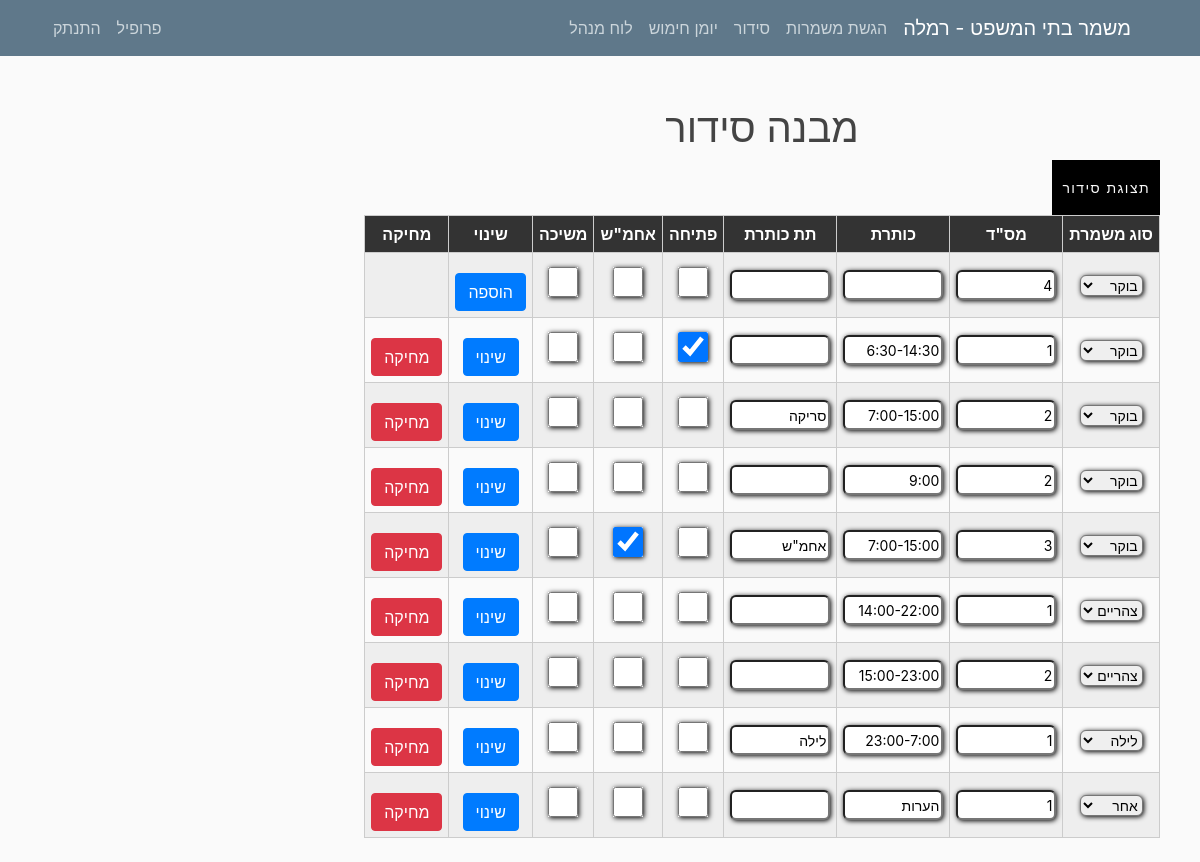
The page /organization/design/ (signed in) on the database as committed earlier.
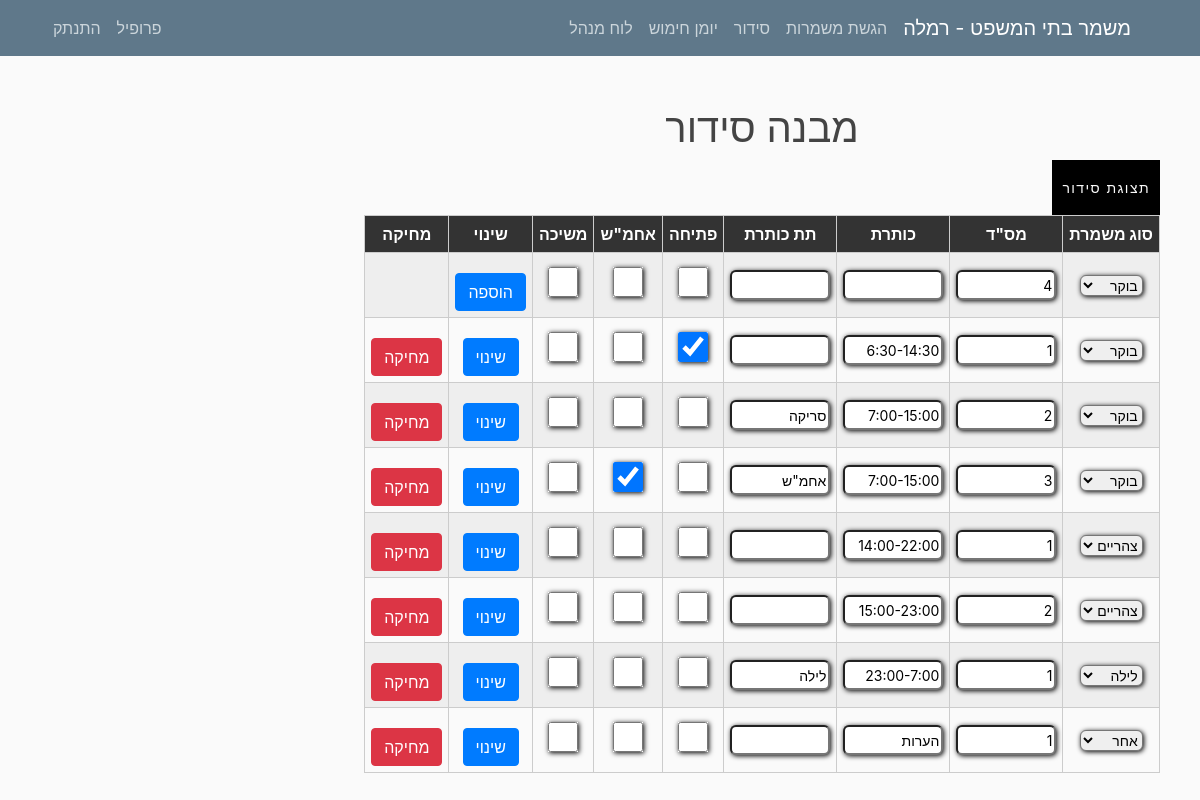
The same page on the database as committed later.
### mishmar/models.py (models this page shows, shortened)
class Settings(models.Model):
    submitting = models.BooleanField(default=True, verbose_name="ניתן להגיש/לשנות הגשות")
    pin_code = models.IntegerField(default=1234, verbose_name="קוד זיהוי")
    officer = models.CharField(max_length=20, verbose_name="קצין מתקן")
    city = models.CharField(max_length=100, verbose_name="עיר")
    max_seq0 = models.IntegerField(default=2, verbose_name="מספר רצפים מקסימלי לילה לצהריים")
    max_seq1 = models.IntegerField(default=2, verbose_name="מספר רצפים מקסימלי צהריים לבוקר")
    version = models.CharField(max_length=10, default="1.0", verbose_name="גרסה")
    friday_morning = models.BooleanField(default=False, verbose_name="שישי בוקר נחשב במינימום הגשות?", blank=True)
    friday_noon = models.BooleanField(default=False, verbose_name="שישי בצהריים נחשב במינימום הגשות?", blank=True)
    num_mags = models.PositiveIntegerField(default=3, verbose_name="מספר מחסניות")
    hand_cuffs = models.PositiveIntegerField(default=8, verbose_name="מספר אזיקים")
    num_mag_cases = models.PositiveIntegerField(default=8, verbose_name="מספר פונדות")
    num_gun_cases = models.PositiveIntegerField(default=8, verbose_name="מספר נרתיקים")

class OrganizationShift(models.Model):
    title = models.CharField(max_length=200, verbose_name="משמרת")
    index = models.IntegerField(default=1, verbose_name="מספר משמרת")
    shift_num = models.IntegerField(default=1, verbose_name="סוג משמרת")
    sub_title = models.CharField(max_length=200, verbose_name="כותרת משמרת", blank=True, null=True)
    opening = models.BooleanField(default=False, verbose_name="פתיחה", blank=True)
    manager = models.BooleanField(default=False, verbose_name="אחמש", blank=True)
    pull = models.BooleanField(default=False, verbose_name="משיכה", blank=True)
    class Meta:
        verbose_name = "משמרת מבנה סידור"
        verbose_name_plural = "משמרות מבנה סידור"

### users/models.py (models this page shows, shortened)
class UserSettings(models.Model):
    user = models.OneToOneField(User, on_delete=models.CASCADE)
    nickname = models.CharField(default="אין", max_length=20, verbose_name="כינוי", blank=True)
    night = models.IntegerField(default=0, verbose_name="לילה")
    sat_night = models.IntegerField(default=0, verbose_name="שישי לילה/מוצ\"ש")
    fri_noon = models.IntegerField(default=0, verbose_name="שישי צהריים")
    sat_morning = models.IntegerField(default=0, verbose_name="שבת בוקר/צהריים")
    image = models.TextField(default="", verbose_name="תמונה", blank=True)
    sat = models.BooleanField(default=False, verbose_name="עושה רק מוצ\"ש")
    language = models.CharField(default="hebrew", max_length=30, verbose_name="שפה")
    class Meta:
        verbose_name = "הגדרות משתמש"
        verbose_name_plural = "הגדרות משתמשים"

### mishmar/decorators.py (the view)
    def wrap(request, *args, **kwargs):
        user = User.objects.get(id=request.user.id)
        if user.groups.filter(name='staff').exists():
            return function(request, *args, **kwargs)
        else:
            raise PermissionDenied

### mishmar/views.py (called while the page is built, shortened)
@user_staff_permission
def organization_shift_view(request):
    context = {}
    days = []
    for x in range(7):
        days.append(datetime.date.today() + datetime.timedelta(days=x))
    shifts = OrganizationShift.objects.all().order_by('shift_num', 'index')
    if shifts.filter(shift_num=1).count() > 0:
        last_index = shifts.filter(shift_num=1).order_by('index').last().index + 1
    else:
        last_index = 1
    context = {
        "shifts": shifts,
        "days": days,
        "last_index": last_index
    }
    return render(request, 'mishmar/organization_shift.html', context)

@register.filter
def get_city(string):
    settings = Settings.objects.all().first()
    return settings.city

@register.filter
def isStaff(user):
    return user.groups.filter(name='staff').exists()

@register.filter
def getmonth(month):
    letter = month.lower()[0]
    if (letter >= 'a' and letter <= 'z'):
        return month
    else:
        months_he = ["ינו", "פבר", "מרץ", "אפר", "מאי", "יונ", "יול", "אוג", "ספט", "אוק", "נוב", "דצמ"]
        months = ["jan", "feb", "mar", "apr", "may", "jun", "jul", "aug", "sep", "oct", "nov", "dec"]
        return months[months_he.index(month)]

@register.filter
def getday(string):
    letter = datetime.datetime.now().strftime("%b").lower()[0]
    if (letter >= 'a' and letter <= 'z'):
        return datetime.datetime.now()
    return datetime.datetime.now()

@register.filter(name="translate_text")
def translate_text(text, user, from_language="hebrew"):
    if user.is_authenticated:
        user_settings = USettings.objects.all().filter(user=user).first()
        if from_language != user_settings.language:
            langs_dict = GoogleTranslator.get_supported_languages(as_dict=True)
            translator = GoogleTranslator(source='auto', target=langs_dict[user_settings.language])
            return translator.translate(text).capitalize()
    return text

@register.filter
def get_base_string(user, num):
    return translate_text(base_strings[int(num)], user, "hebrew")

### mishmar/templates/mishmar/organization_shift.html (shortened to what this page needs)
{% extends "mishmar/base.html" %}
{% block content %}
<ul style="padding-left: 100px; padding-right: 10px">
        <h1>מבנה סידור</h1>
        <div class="row" style="margin-right: 0px;">
            <div>
        <form method="POST">
        <button class="but effect01" type="submit" name="view_org"><span>תצוגת סידור</span></button>
    </form>
</div>
</div>
        <table class="responsive-table-input-matrix" style="align-items: center">
            <thead>
            <tr>
                <th>סוג משמרת</th>
                <th>מס"ד</th>
                <th>כותרת</th>
                <th>תת כותרת</th>
                <th>פתיחה</th>
                <th>אחמ"ש</th>
                <th>משיכה</th>
                <th>שינוי</th>
                <th>מחיקה</th>
            </tr>
            </thead>
            <tbody>
                <form method="POST">
                <tr style="align-content: end">
                    <td><select name="shift_num" id="shift_num">
                        <option value="1">בוקר</option>
                    </select></td>
                    <td><input type="number" name="index_num" id="index_num" min="1" required style="width:100px;" value="{{ last_index }}"></td>
                    <td><input type="text" name="title" id="title" required style="width:100px;"></td>
                    <td><input type="text" name="sub_title" id="sub_title" style="width:100px;"></td>
                    <td><input type="checkbox" name="opening" id="opening" ></td>
                    <td><input type="checkbox" name="manager" id="manager" ></td>
                    <td><input type="checkbox" name="pull" id="pull" ></td>
                    <td style="padding-top:20px;"><button class="btn btn-primary" type="submit" name="add" id="add">הוספה</button></td>
                    <td></td>
                </tr>
                </form>
                <form method="POST">
                {% for shift in shifts %}
            <tr style="align-content: end">
                <td><select name="shift_num{{shift.id}}" id="shift_num{{shift.id}}">
                    <option value="1" {% if shift.shift_num == 1 %} selected {% endif %}>בוקר</option>
                    <option value="2" {% if shift.shift_num == 2 %} selected {% endif %}>צהריים</option>
                    <option value="3" {% if shift.shift_num == 3 %} selected {% endif %}>לילה</option>
                    <option value="4" {% if shift.shift_num == 4 %} selected {% endif %}>אחר</option>
                </select></td>
                <td><input type="number" name="index_num{{shift.id}}" id="index_num{{shift.id}}" min="1" required style="width:100px;" value="{{ shift.index }}"></td>
                <td><input type="text" name="title{{shift.id}}" id="title{{shift.id}}" required style="width:100px;" value="{{ shift.title }}"></td>
                <td><input type="text" name="sub_title{{shift.id}}" id="sub_title{{shift.id}}" style="width:100px;" {% if shift.sub_title != None %} value="{{ shift.sub_title }}" {% endif %}></td>
                <td><input type="checkbox" name="opening{{shift.id}}" id="opening{{shift.id}}" {% if shift.opening %} checked {% endif %}></td>
                <td><input type="checkbox" name="manager{{shift.id}}" id="manager{{shift.id}}" {% if shift.manager %} checked {% endif %}></td>
                <td><input type="checkbox" name="pull{{shift.id}}" id="pull{{shift.id}}" {% if shift.pull %} checked {% endif %}></td>
                <td style="padding-top:20px;"><button class="btn btn-primary" type="submit" value="{{shift.id}}" name="change" id="change">שינוי</button></td>
                <td style="padding-top:20px;"><button class="btn btn-danger" type="submit" value="{{shift.id}}" name="delete" id="delete">מחיקה</button></td>
            </tr>
            {% endfor %}
        </form>
            </tbody>
        </table>
{% endblock content %}

### mishmar/templates/mishmar/base.html (shortened to what this page needs)
{% load static %}
<!DOCTYPE html>
<html dir = rtl>
<head>
    <link rel="stylesheet" href="https://maxcdn.bootstrapcdn.com/bootstrap/4.0.0/css/bootstrap.min.css">
    <link rel="stylesheet" type="text/css" href="{% static 'mishmar/main.css' %}">
    <link rel="stylesheet" type="text/css" href="{% static 'mishmar/matrix.css' %}">
    <link rel="stylesheet" type="text/css" href="{% static 'mishmar/neon.css' %}">
</head>
<body>
    <header class="site-header">
      <nav class="navbar navbar-expand-md navbar-dark bg-steel fixed-top">
        <div class="container">
          <a class="navbar-brand mr-4" href="{% url 'Home' %}">משמר בתי המשפט - {{ ""|get_city }}</a>
          <div class="collapse navbar-collapse" id="navbarToggle">
            <div class="navbar-nav ">
              {% if request.user.is_authenticated %}
              {% if request.user.username != 'metagber' %}
              <a style="margin-right: 0.5em" class="nav-item nav-link" href="{% url 'Serve' %}">{{ request.user|get_base_string:"1" }}</a>
                <a  class="nav-item nav-link" href="{% url 'Organization' %}">{{ request.user|get_base_string:"2" }}</a>
                {% endif %}
                <a  class="nav-item nav-link" href="{% url 'armingday' year='today'|getday|date:'Y' month='today'|getday|date:'b'|getmonth day='today'|getday|date:'d' %}">יומן חימוש</a>
                {% endif %}
                {% if request.user|isStaff %}
                    <a  class="nav-item nav-link" href="{% url 'staff-panel' %}">לוח מנהל</a>
                {% endif %}
            </div>
            <div class="navbar-nav mr-auto">
                {% if request.user.is_authenticated %}
                {% if request.user.username != 'metagber' %}
                    <a class="nav-item nav-link" href="{% url 'profile' %}">{{ request.user|get_base_string:"6" }}</a>
                    {% endif %}
                    <a class="nav-item nav-link" href="{% url 'logout' %}">{{ request.user|get_base_string:"7" }}</a>
                 {% else %}
                    <a class="nav-item nav-link" href="{% url 'login' %}">{{ request.user|get_base_string:"8" }}</a>
                    <a class="nav-item nav-link" href="{% url 'register' %}">{{ request.user|get_base_string:"9" }}</a>
                {% endif %}
            </div>
          </div>
        </div>
      </nav>
    </header>
    <main role="main" class="container">
      <div class="row" dir="rtl">
        <div>
          {% block content %}{% endblock %}
        </div>
      </div>
    </main>
</body>
</html>

### mishmar/static/mishmar/main.css (style rules this page uses)
body { background: #fafafa; color: #333333; margin-top: 5rem; padding: 1.5em; direction: rtl; text-align: right; }
h1, h2, h3, h4, h5, h6 { color: #444444; direction: rtl; text-align: center; }
ul { direction: rtl; margin: 0; text-align: right; }
.bg-steel { background-color: #5f788a; }
.site-header .navbar-nav .nav-link { color: #cbd5db; }
input[type=text] { width: 170px; height: 30px; overflow: hidden; font-size: 14px; border-radius: 6px; box-shadow: 1px 1px 5px black; border: 1; }
input[type=number] { width: 170px; height: 30px; overflow: hidden; font-size: 14px; border-radius: 6px; box-shadow: 1px 1px 5px black; border: 1; }
input[type=checkbox] { width: 30px; height: 30px; overflow: hidden; font-size: 14px; border-radius: 6px; box-shadow: 1px 1px 5px black; border: 1; }
select { overflow: hidden; font-size: 14px; border-radius: 6px; box-shadow: 1px 1px 5px black; border: 1; }

### mishmar/static/mishmar/matrix.css (style rules this page uses)
table { width: 100%; border-collapse: collapse; }
tr:nth-of-type(odd) { background: #eee; }
th { background: #333; color: white; font-weight: bold; }
td, th { padding: 6px; border: 1px solid #ccc; text-align: center; white-space: pre-line; }

### mishmar/static/mishmar/neon.css (style rules this page uses)
.but { letter-spacing: 0.1em; cursor: pointer; font-size: 14px; font-weight: 400; line-height: 45px; max-width: 160px; position: relative; text-decoration: none; text-transform: uppercase; width: 100%; }
.effect01 { color: #fafafa; border: 4px solid #000; box-shadow:0px 0px 0px 1px #000 inset; background-color: #000; overflow: hidden; position: relative; transition: all 0.3s ease-in-out; }
.effect01 span { transition: all 0.2s ease-out; z-index: 2; }
.effect01:after { background: #fafafa; border: 0px solid #000; content: ""; height: 155px; left: -75px; opacity: .8; position: absolute; top: -50px; -webkit-transform: rotate(35deg); transform: rotate(35deg); width: 50px; transition: all 1s cubic-bezier(0.075, 0.82, 0.165, 1); z-index: 1; }

Rows that differ between the two databases and show on the page:
removed OrganizationShift: shift_num+id "בוקר", index "2", title "9:00"
